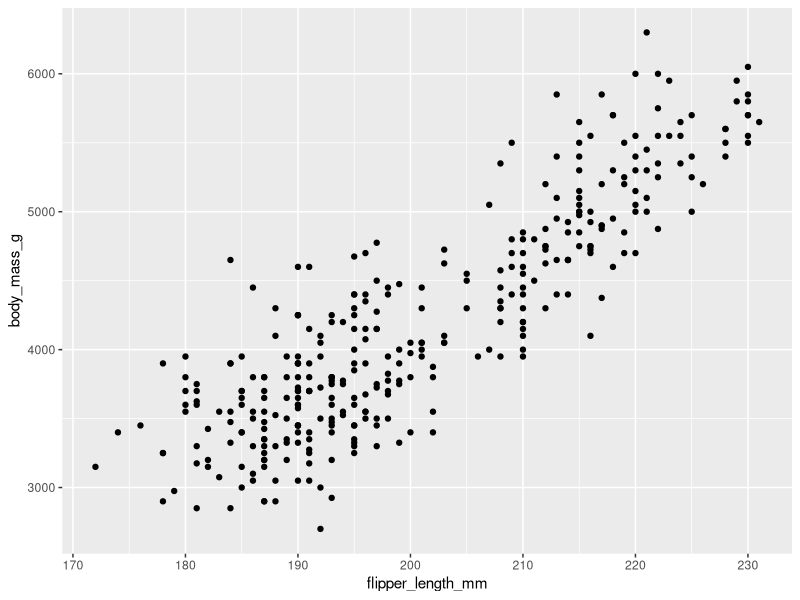
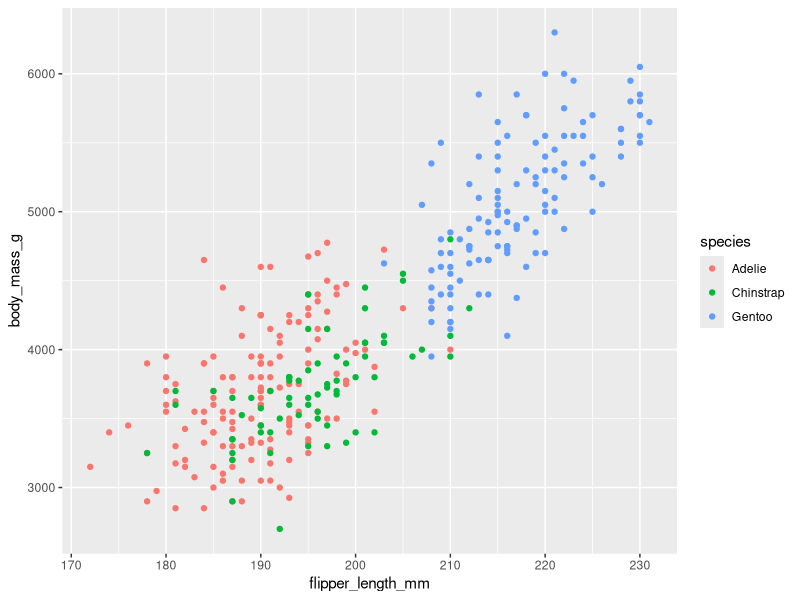
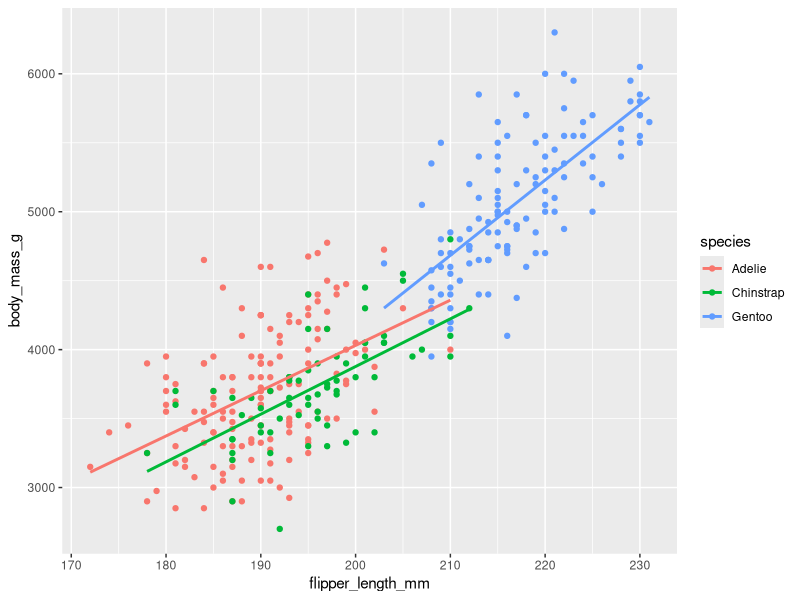
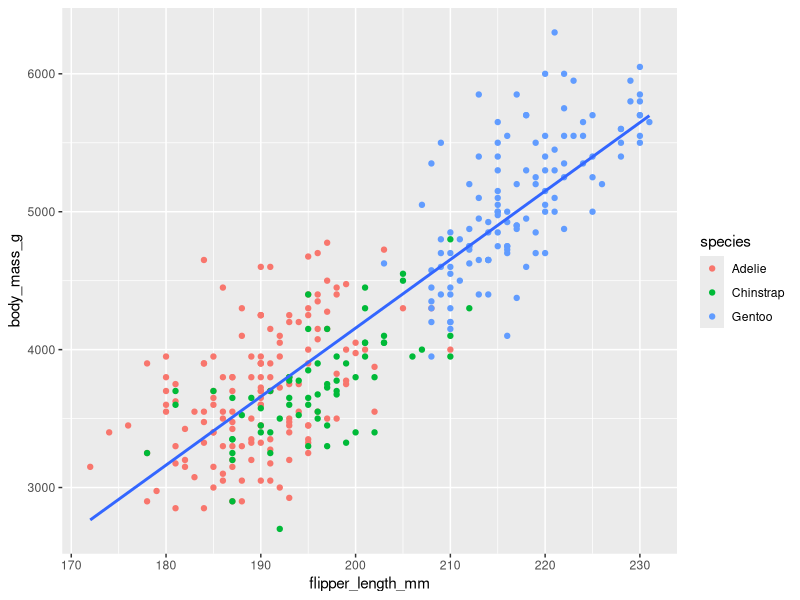
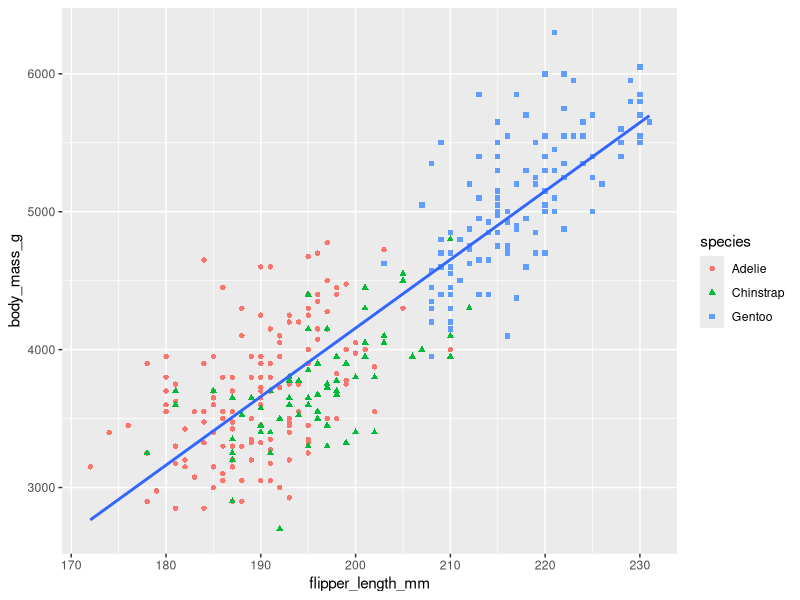
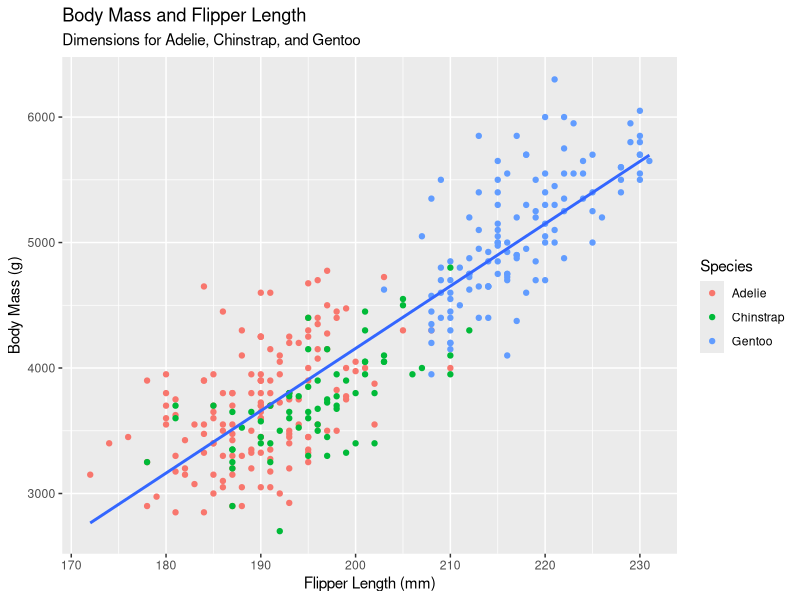
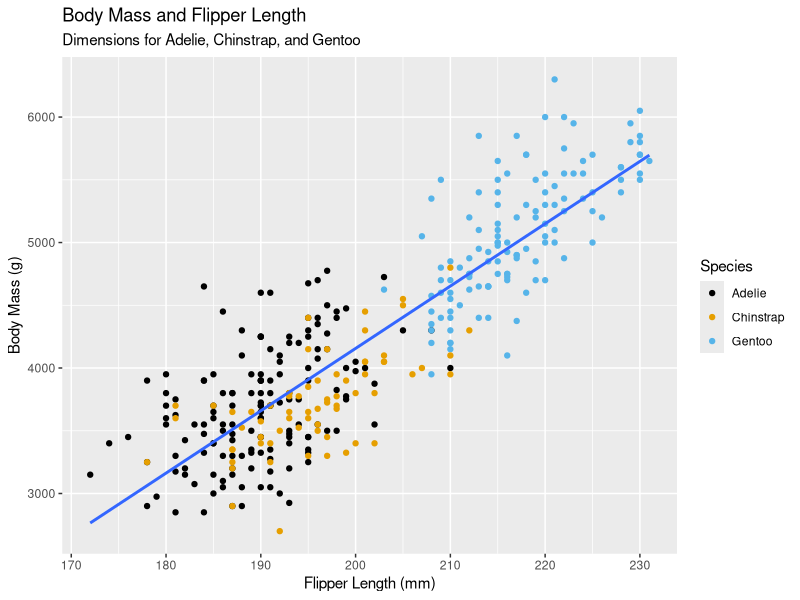
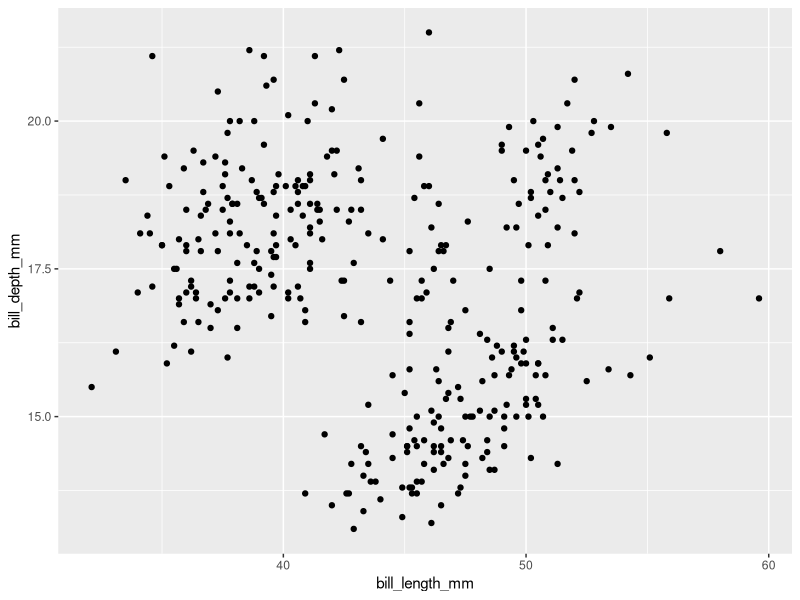

The R source for these figures, in order:
library(tidyverse)
library(palmerpenguins) 
library(ggthemes) #colorblind friedly color schemes! 

#the penguins data frame 
palmerpenguins::penguins

#save as an object 
penguins = palmerpenguins::penguins

#take a look 
glimpse(penguins)
#notice the different variables and begin to ask yourself questions abou the data
#what is the relationship between flipper length and body mass?
#what about by species?

#you can analyze the numbers but graphs are much, much cooler -- obviously.
#reminder because you are an idiot -- variables = columns and objects = rows. 

#open a cool interactive data table
view(penguins)

#we can view the individual column vectors like so 

penguins$species
penguins$island
#etc etc 

#to create a ggplot start with the basic function and then add layers. 
#the basic function is ggplot(data = ... aes(...))+ geom_[](...)
#aesthetics maps certain variables to elements of the chart, color, line, x and
#y axis, etc. Geom_ functions are the geometric objects cast as layers to 
#visualize the data. 

plot_1=ggplot(data=penguins, aes(x=flipper_length_mm, y=body_mass_g))+ geom_point()
plot_1
#this plot shows body mass vs flipper length 
#but can we make it more descriptive? 
#add more aesthetic layers! = more variables represented (pictorially of course!)

plot_2=ggplot(data=penguins, aes(x=flipper_length_mm, y=body_mass_g, color=species))+
geom_point()
plot_2
#color/shape mapping works better for categorical variables 

#what if we want to see overall trends? Well, that would be another geometric representation!
plot_3=ggplot(data=penguins, aes(x=flipper_length_mm, y=body_mass_g, color=species))+
geom_point()+geom_smooth(method='lm', se = FALSE)
plot_3
#geom smooth gives us a linear model. Because the data has not been redefined,
#it is still organized by the same aesthetics 
#se = FALSE removes the standard error around lines (kinda ugly)

#what if we want to see the linear trend for the entire dataset (not by species)
#map the species to the point plot only 
plot_4=ggplot(data=penguins, aes(x=flipper_length_mm, y=body_mass_g))+
  geom_point(aes(color=species))+geom_smooth(method='lm', se = FALSE)
plot_4
#each geometric object can have its own set of aesthetics. 

#just mapping species to color may make it hard to differentiate for color 
#blind people, we can also differentiate species by shape 
plot_5=ggplot(data=penguins, aes(x=flipper_length_mm, y=body_mass_g))+
  geom_point(aes(color=species, shape=species))+geom_smooth(method='lm', se = FALSE)
plot_5

#we can add labels like titles and subtitles 
#you know, being professional is probably a good plan!
plot_6=ggplot(data=penguins, aes(x=flipper_length_mm, y=body_mass_g))+
  geom_point(aes(color=species))+geom_smooth(method='lm', se = FALSE)+
  labs(x="Flipper Length (mm)", y="Body Mass (g)", title = "Body Mass and Flipper Length",
       subtitle = "Dimensions for Adelie, Chinstrap, and Gentoo", 
       color="Species", shape="Species")
plot_6

#note that you can also change the labels on the key with labs(), giving you a 
#chance to differentiate between color and shape 

#finally lets add our colorblind friendly scale color 
plot_final=ggplot(data=penguins, aes(x=flipper_length_mm, y=body_mass_g))+
  geom_point(aes(color=species))+geom_smooth(method='lm', se = FALSE)+
  labs(x="Flipper Length (mm)", y="Body Mass (g)", title = "Body Mass and Flipper Length",
       subtitle = "Dimensions for Adelie, Chinstrap, and Gentoo", 
       color="Species", shape="Species") +
  scale_color_colorblind()
plot_final

#more practice 
glimpse(penguins)

#make scatterplot of bill depth vs bill length
ggplot(data=penguins, aes(x=bill_length_mm, y=bill_depth_mm))+geom_point()
#pay attention to errors, they are very descriptive!
#fix accordingly


